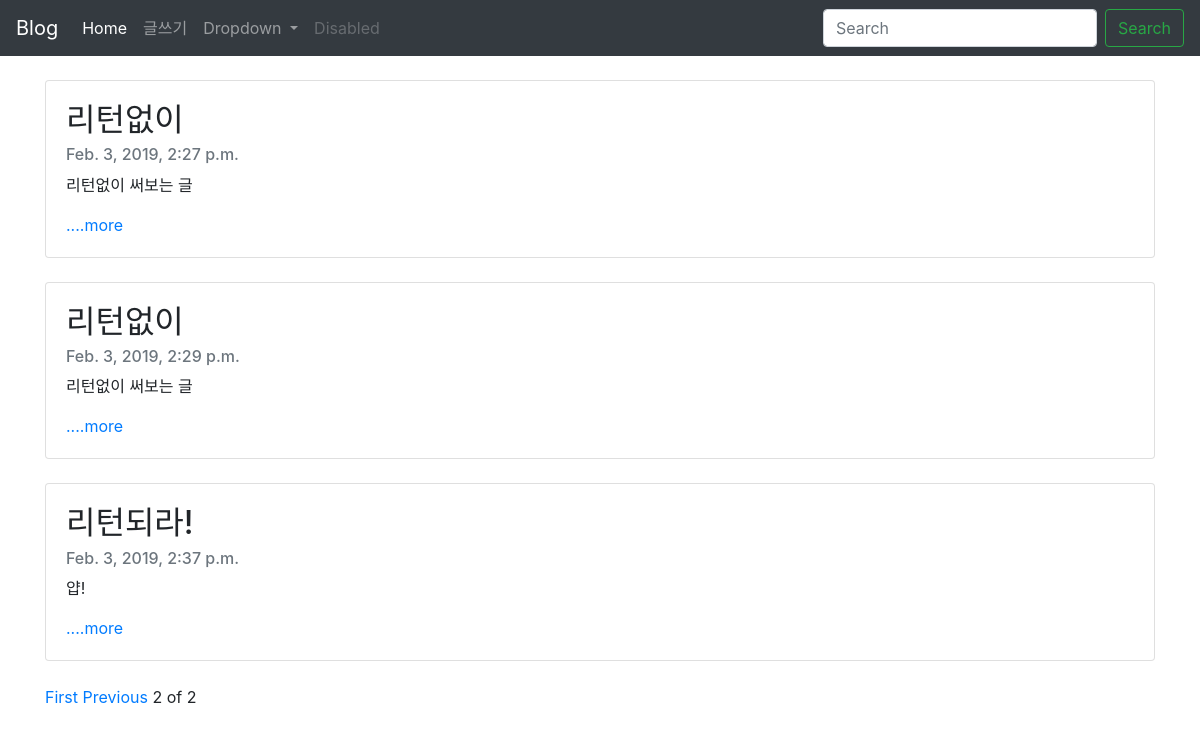
Page /?page=3 on the earlier database version.
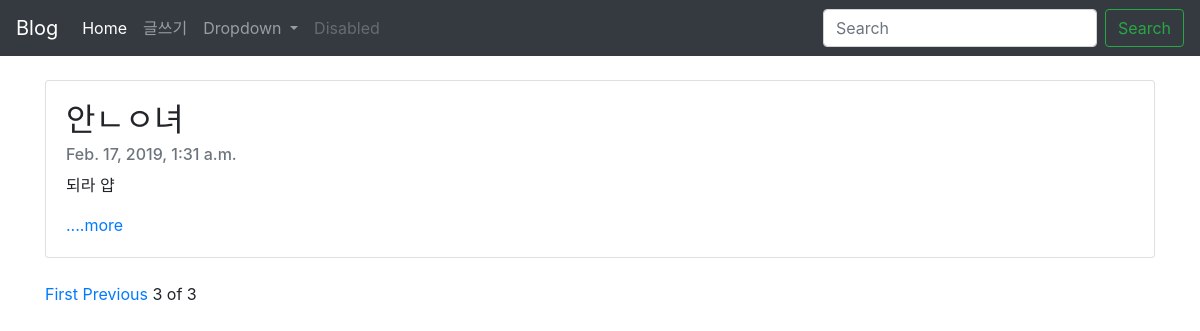
Same page on the later database version.
### blogapp/models.py (models this page shows, shortened)
class Blog(models.Model):
    title = models.CharField(max_length=200)
    pub_date = models.DateTimeField('date published')
    body = models.TextField()
    def summary(self):
        return self.body[:100]

### blogapp/views.py (the view)
# urls.py: path('', blogapp.views.home, name="home"),
def home(request):
    blogs = Blog.objects#blogs라는 변수에 객체목록을 저장 #쿼리셋
    blog_list = Blog.objects.all()
    paginator = Paginator(blog_list, 3)
    page = request.GET.get('page')#request된 페이지 번호가 이 page에 담긴것!
    posts = paginator.get_page(page)
    return render(request, 'home.html', {'blogs':blogs, 'posts':posts})#세번째 인자로 사전형객체로 blogs키값으로 blogs를 받는다.

### blogapp/templates/home.html (shortened to what this page needs)
{% extends 'base.html'%}
{% block contents %}
<br>
    {% for blog in posts %}
        <div class="container">
            <div class="card">
                <div class="card-body">
                    <h2 class="card-title">{{blog.title}}</h2>
                    <h6 class="card-subtitle mb-2 text-muted">{{blog.pub_date}}</h6>
                    <p class="card-text">{{blog.summary}}</p>
                    <a href="{% url 'detail' blog.id %}" class="card-link">....more</a>
                </div>
            </div><br>
        </div>
    {% endfor %}
    <div class="container">
    {% if posts.has_previous %}
    <a href="?page=1">First</a>
    <a href="?page={{posts.previous_page_number}}">Previous</a>
    {%endif%}
    <span>{{posts.number}}</span>
    <span>of</span>
    <span>{{posts.paginator.num_pages}}</span>
    </div>
    {% endblock %}

### blogproject/templates/base.html (shortened to what this page needs)
<head>
    <link rel="stylesheet" href="https://stackpath.bootstrapcdn.com/bootstrap/4.2.1/css/bootstrap.min.css">
</head>
<body>
    <nav class="navbar navbar-expand-lg navbar-dark bg-dark">
        <a class="navbar-brand" href="#">Blog</a>
        <div class="collapse navbar-collapse" id="navbarSupportedContent">
            <ul class="navbar-nav mr-auto">
            <li class="nav-item active">
                <a class="nav-link" href="{% url 'home'%}">Home <span class="sr-only">(current)</span></a>
            </li>
            <li class="nav-item">
                <a class="nav-link" href="{% url 'new' %}">글쓰기</a>
            </li>
            <li class="nav-item dropdown">
                <a class="nav-link dropdown-toggle" href="#" id="navbarDropdown" role="button" data-toggle="dropdown" aria-haspopup="true" aria-expanded="false">
                Dropdown
                </a>
            </li>
            <li class="nav-item">
                <a class="nav-link disabled" href="#" tabindex="-1" aria-disabled="true">Disabled</a>
            </li>
            </ul>
            <form class="form-inline my-2 my-lg-0">
            <input class="form-control mr-sm-2" type="search" placeholder="Search" aria-label="Search">
            <button class="btn btn-outline-success my-2 my-sm-0" type="submit">Search</button>
            </form>
        </div>
    </nav>
    {% block contents %}{% endblock %}
</body>

Differences in the rows shown:
no longer on this page (row unchanged): Blog: title "리턴없이", pub_date "Feb. 3, 2019, 2:27 p.m.", summary "리턴없이 써보는 글"
no longer on this page (row unchanged): Blog: title "리턴없이", pub_date "Feb. 3, 2019, 2:29 p.m.", summary "리턴없이 써보는 글"
no longer on this page (row unchanged): Blog: title "리턴되라!", pub_date "Feb. 3, 2019, 2:37 p.m.", summary "얍!"
added Blog: title "안ㄴㅇ녀", pub_date "Feb. 17, 2019, 1:31 a.m.", summary "되라 얍"
Other differences:
{{ posts.number }}: "2" → "3"
{{ posts.paginator.num_pages }}: "2" → "3"
